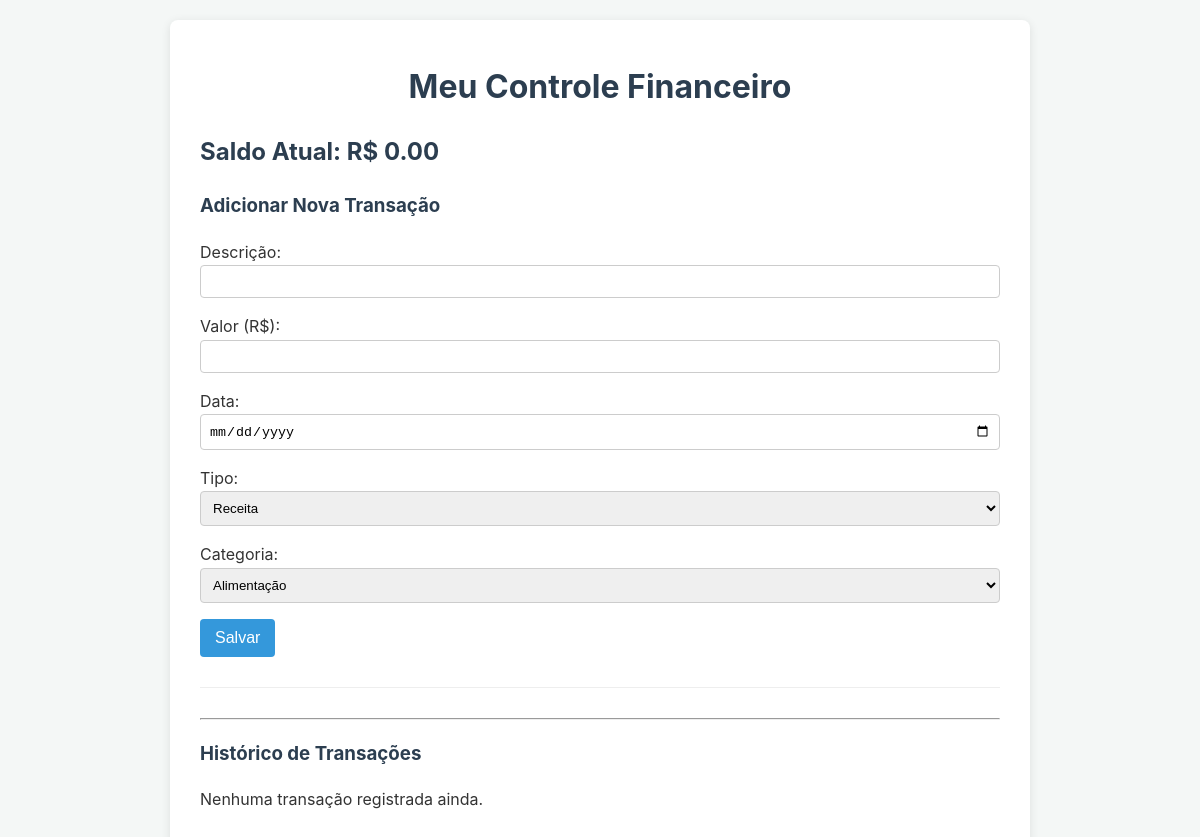
The app's page /, older data.
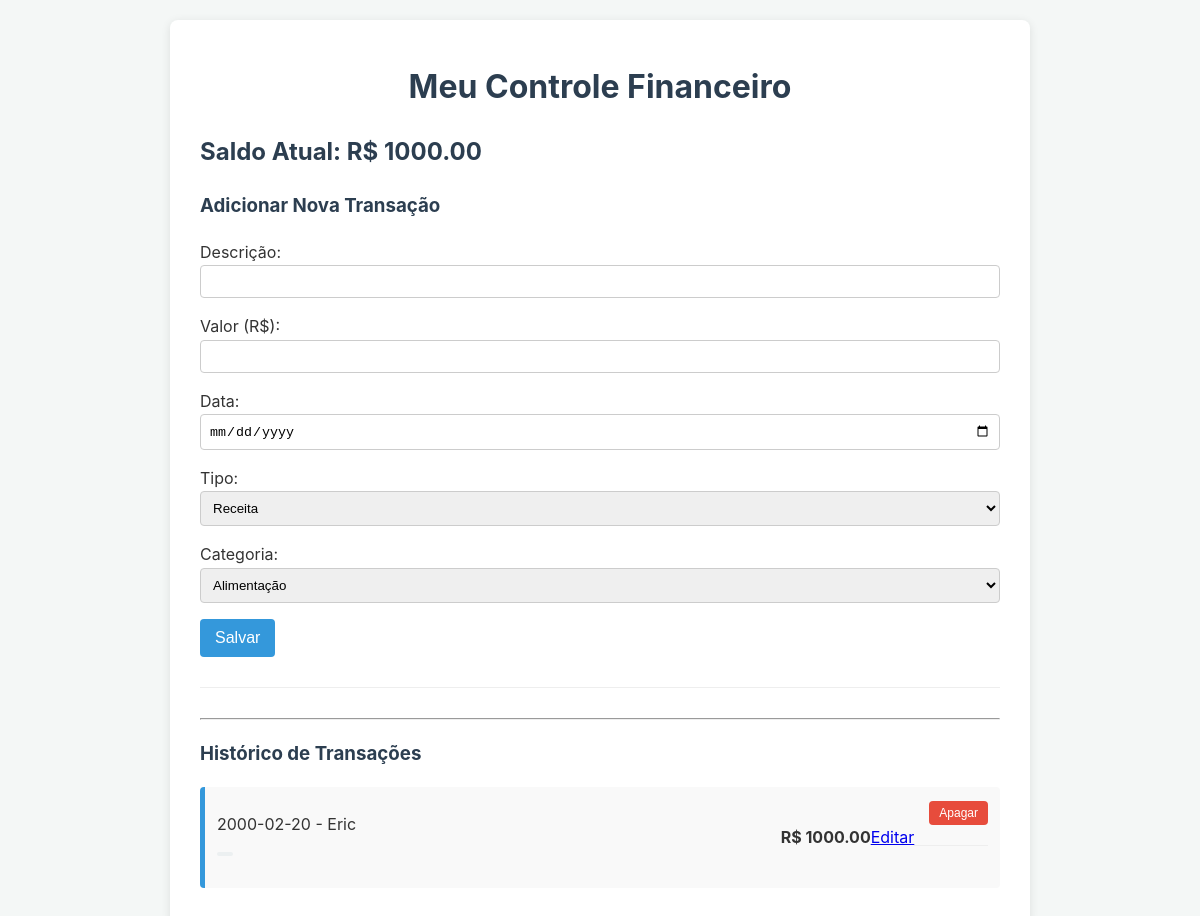
The same page, newer data.
### tables this page shows
CREATE TABLE transacoes (
        id INTEGER PRIMARY KEY AUTOINCREMENT,
        descricao TEXT NOT NULL,
        valor REAL NOT NULL,
        data TEXT NOT NULL,
        tipo TEXT NOT NULL,
        categoria_id INTEGER,
        FOREIGN KEY (categoria_id) REFERENCES categorias(id)
    );

### app.py (the view)
@app.route('/')
def index():
    conn = get_db_connection()
    transacoes = conn.execute('SELECT * FROM transacoes ORDER BY data DESC').fetchall()
    categorias = conn.execute('SELECT * FROM categorias ORDER BY nome').fetchall()
    saldo = 0
    for t in transacoes:
        if t['tipo'] == 'receita':
            saldo += t['valor']
        else:
            saldo -= t['valor']
    conn.close()
    return render_template('index.html', transacoes=transacoes, saldo=saldo, categorias=categorias)

### app.py (called while the page is built)
def get_db_connection():
    conn = sqlite3.connect('financeiro.db')
    conn.row_factory = sqlite3.Row
    return conn

### templates/index.html (shortened to what this page needs)
<!DOCTYPE html>
<html lang="pt-br">
<head>
    <link rel="stylesheet" href="{{ url_for('static', filename='style.css') }}">
</head>
<body>
    <div class="container">
        <h1>Meu Controle Financeiro</h1>
        <h2>Saldo Atual: R$ {{ "%.2f"|format(saldo) }}</h2>
        <form action="/add" method="post">
            <h3>Adicionar Nova Transação</h3>
            <p>
                Descrição: <input type="text" name="descricao" required>
            </p>
            <p>
                Valor (R$): <input type="number" name="valor" step="0.01" required>
            </p>
            <p>
                Data: <input type="date" name="data" required>
            </p>
            <p>
                Tipo:
                <select name="tipo">
                    <option value="receita">Receita</option>
                </select>
            </p>
            <p>
                Categoria:
                <select name="categoria_id">
                    {% for cat in categorias %}
                        <option value="{{ cat['id'] }}">{{ cat['nome'] }}</option>
                    {% endfor %}
                </select>
            </p>
            <p>
                <button type="submit">Salvar</button>
            </p>
        </form>
        <hr>
        <h3>Histórico de Transações</h3>
        {% if not transacoes %}
            <p>Nenhuma transação registrada ainda.</p>
        {% else %}
            <ul>
                {% for t in transacoes %}
                    <li class="{{ t['tipo'] }}">
                        <div>
                            <span>{{ t['data'] }} - {{ t['descricao'] }}</span>
                            <br>
                            <span class="category-tag">{{ t['categoria_nome'] }}</span>
                        </div>
                        <div class="transaction-actions">
                            <strong>R$ {{ "%.2f"|format(t['valor']) }}</strong>
                            <a href="{{ url_for('edit_transaction', id=t['id']) }}" class="edit-btn">Editar</a>
                            <form action="{{ url_for('delete_transaction', id=t['id']) }}" method="post" style="display: inline;">
                                <button type="submit" class="delete-btn">Apagar</button>
                            </form>
                        </div>
                    </li>
                {% endfor %}
            </ul>
        {% endif %}
    </div>
</body>
</html>

Row changes from the older to the newer data that the page shows:
added transacoes: data "2000-02-20", descricao "Eric", valor "1000.00"
Text that changed along with them:
{{ "%.2f"|format(saldo) }}: "0.00" → "1000.00"
text no longer shown: "Nenhuma transação registrada ainda."
